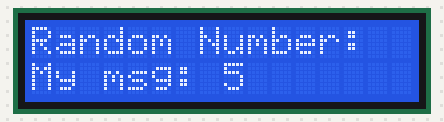
A sketch run on a simulated Arduino Uno, built with avr-gcc and run on an emulated ATmega328P. On the bench: 16×2 character LCD. Random numbers use the default seed unless the sketch sets one; what the sketch prints to the serial monitor is not drawn.

Above: at 0.1 s.
At 3.1 s:
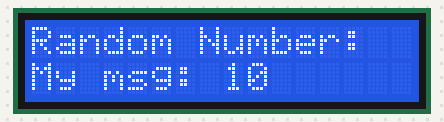
At 9.1 s:
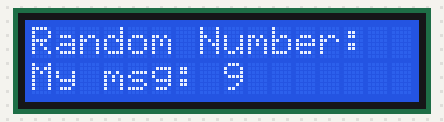
At 19.2 s:
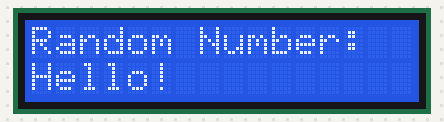
At 27.2 s:
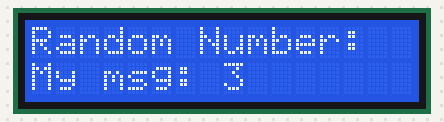
At 37.2 s:
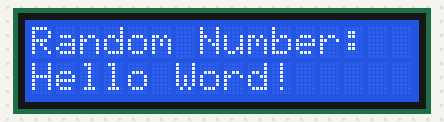

Measured:
- what the display in image 1 shows lasts 1.0 s, from 3.1 s to 4.1 s
- what the display in image 3 shows lasts 2.0 s, from 19.1 s to 21.1 s

The sketch:

LCD-Project.ino
```cpp
#include <LiquidCrystal.h>

// Define the LCD pins
const int rs = 12;
const int en = 11;
const int d1 = 5;
const int d2 = 4;
const int d3 = 3;
const int d4 = 2;

// Initialize the LCD object
LiquidCrystal myLCD(rs, en, d1, d2, d3, d4);

void setup() {
  // Initialize random seed
  randomSeed(analogRead(0));
  Serial.begin(9600);

  // Initialize the LCD
  myLCD.begin(16, 2);

  // Clear the LCD screen
  myLCD.clear();

  // Set the cursor to column 0, row 0
  myLCD.setCursor(0, 0);

  // Print a static message
  myLCD.print("Random Number:");
}

void loop() {
  // Generate a random number between 1 and 10
  int myMsgNumber = random(1, 11);  // Note: upper bound is exclusive

  // Set the cursor to column 0, row 1
  myLCD.setCursor(0, 1);

  // Clear the second row
  myLCD.print("                ");

  // Set the cursor to column 0, row 1 again
  myLCD.setCursor(0, 1);

  // Print "My msg: " followed by the random number
  myLCD.print("My msg: ");
  myLCD.print(myMsgNumber);

  // Wait for 1 second
  delay(1000);

  // Clear the second row again
  myLCD.setCursor(0, 1);
  myLCD.print("                ");

  // Set the cursor to column 0, row 1 once more
  myLCD.setCursor(0, 1);

  // Use a switch statement to display different messages based on the random number
  switch(myMsgNumber) {
    case 1:
      myLCD.print("Hello!");
      break;
    case 2:
      myLCD.print("Hello Word");
      break;
    case 3:
      myLCD.print("Hello Word!");
      break;
    case 4:
      myLCD.print("Hello Word!");
      break;
    case 5:
      myLCD.print("Hello Word!");
      break;
    case 6:
      myLCD.print("Hello Word!");
      break;
    case 7:
      myLCD.print("Hello Word!");
      break;
    case 8:
      myLCD.print("Hello Word!");
      break;
    case 9:
      myLCD.print("Hello Word!");
      break;
    case 10:
      myLCD.print("Hello Word!");
      break;
    default:
      myLCD.print("Error");
      break;
  }

  Serial.println(myMsgNumber);

  // Wait for 2 seconds before generating a new number
  delay(2000);
}
```
